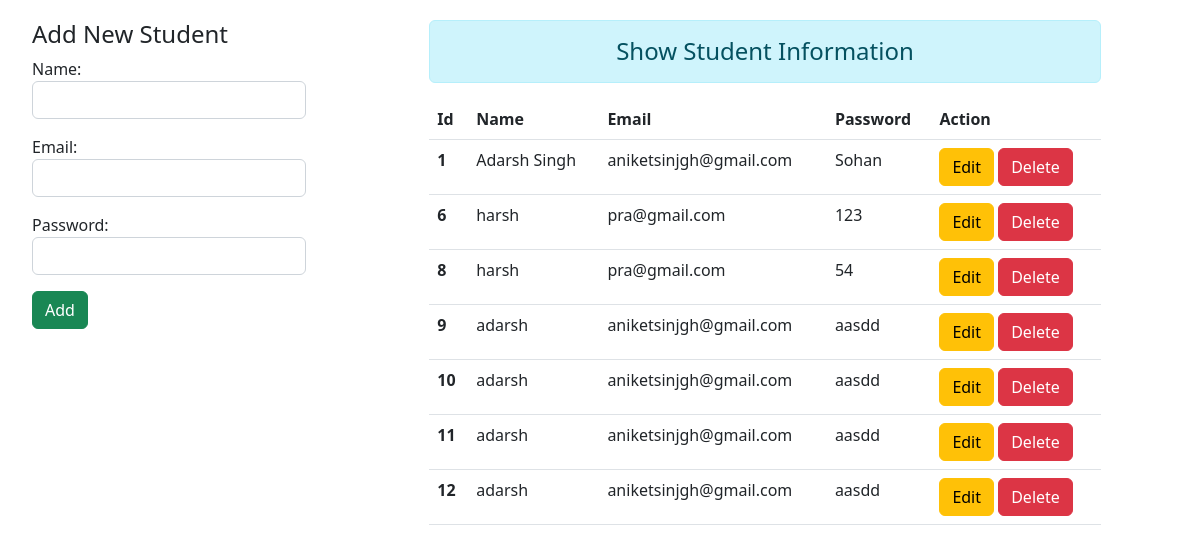
The page / on the database its author committed.
### Crudapp/models.py (models this page shows)
class User(models.Model):
    name = models.CharField(max_length=70)
    email = models.CharField(max_length=100)
    password = models.CharField(max_length=100)

### Crudapp/views.py (the view)
# urls.py: path('', views.add_show, name='home' ),
def add_show(request):
    if request.method == 'POST':
     fm = StudentRegistration(request.POST)
     if fm.is_valid():
        nm = fm.cleaned_data['name']
        em = fm.cleaned_data['email']
        pm = fm.cleaned_data['password']
        reg = User(name=nm, email=em, password=pm)
        reg.save()
        fm = StudentRegistration()
    else:
     fm = StudentRegistration()
    stud = User.objects.all()
    return render(request, 'addandshow.html', {'form':fm,'stu':stud})

### Crudapp/forms.py
class StudentRegistration(forms.ModelForm):
    class Meta :
        model = User
        fields = ['name', 'email','password']
        widgets = {
            'name':forms.TextInput(attrs={'class':'form-control'}),
            'email':forms.EmailInput(attrs={'class':'form-control'}),
            'password':forms.PasswordInput(render_value=True , attrs={ 'class':'form-control'}),
        }

### Crudapp/templates/addandshow.html (shortened to what this page needs)
{% extends 'base.html' %}
{% block content %}
<div class="row" style="margin-left: 20px;margin-top: 20px;" >
    <div class="col-sm-3">
        <h4 class="">Add New Student</h4>
        <form action="" method="post">
        {{form.as_p}}
        <input type="submit" class="btn btn-success" value="Add">
        </form>
    </div>
    <div class="col-sm-7 offset-1" >
    <h4 class="text-center alert alert-info">Show Student Information</h4>
    {% if stu %}
    <table class="table table-hover" >
        <thead>
          <tr>
            <th scope="col">Id</th>
            <th scope="col">Name</th>
            <th scope="col">Email</th>
            <th scope="col">Password</th>
            <th scope="col">Action</th>
          </tr>
        </thead>
        <tbody>
           {% for st in stu %}
          <tr>
            <th scope="row">{{st.id}}</th>
            <td>{{st.name}}</td>
            <td>{{st.email}}</td>
            <td>{{st.password}}</td>
            <td>
                <a href="{% url 'updatedata' st.id %}" class="btn btn-warning">Edit</a>
                <form action="{% url 'deletedata' st.id %}", method="post" class="d-inline">
                <input type="submit" class="btn btn-danger" value="Delete">
                </form>
            </td>
          </tr>
           {% endfor %}
        </tbody>
      </table>
    {% endif %}
    </div>
</div>
{% endblock content %}

### Crudapp/templates/base.html (shortened to what this page needs)
<!doctype html>
<html lang="en">
  <head>
    <link href="https://cdn.jsdelivr.net/npm/bootstrap@5.2.3/dist/css/bootstrap.min.css" rel="stylesheet">
  </head>
  <body>
    {% block content %} {% endblock content %}
  </body>
</html>

### rows shown on the page
User: id "1", name "Adarsh Singh", email "aniketsinjgh@gmail.com", password "Sohan"
User: id "6", name "harsh", email "pra@gmail.com", password "123"
User: id "8", name "harsh", email "pra@gmail.com", password "54"
User: id "9", name "adarsh", email "aniketsinjgh@gmail.com", password "aasdd"
User: id "10", name "adarsh", email "aniketsinjgh@gmail.com", password "aasdd"
User: id "11", name "adarsh", email "aniketsinjgh@gmail.com", password "aasdd"
User: id "12", name "adarsh", email "aniketsinjgh@gmail.com", password "aasdd"
